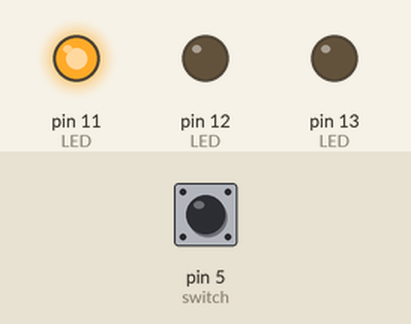
The sketch below on a simulated Arduino Uno, built with avr-gcc and run on an emulated ATmega328P. Shown: output pins drawn as LEDs (lit = HIGH). The inputs (shaded band) are chosen by the test bench; at power-on: pin 5 (switch) HIGH.

Above: at 1.2 s.
1.3 s: pin 5 (switch) pulled LOW for 0.15 s
At 1.37 s:
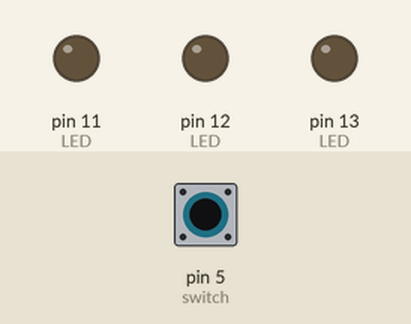
2.9 s: pin 5 (switch) pulled LOW for 3.2 s
At 6.7 s:
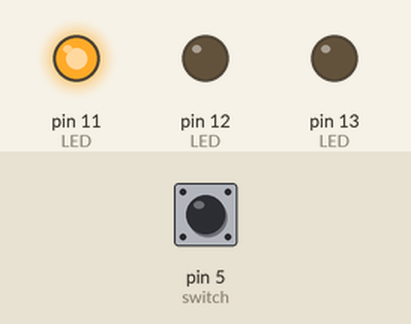
Timing chart, 0 to 8.2 s (numbered marks = the images above; inputs shaded):
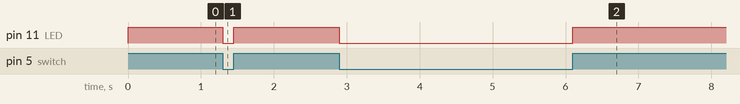

Measured:
- after the input at 1.3 s, pin 11 (LED): HIGH → LOW at once, → HIGH 0.15 s later
- after the input at 2.9 s, pin 11 (LED): HIGH → LOW at once, → HIGH 3.2 s later

The sketch:

blink_led.ino
```cpp
void setup() {
  // put your setup code here, to run once:

pinMode(11,OUTPUT);//LED
pinMode(12,OUTPUT);//LED
pinMode(13,OUTPUT);//LED
pinMode(5,INPUT);//switch
pinMode(6,INPUT);//switch
pinMode(7,INPUT);//switch
}
void loop(){
if (digitalRead(5)==0)
{digitalWrite(11,0);
}
if(digitalRead(5)==1)
{digitalWrite(11,1);
 }

}
```
